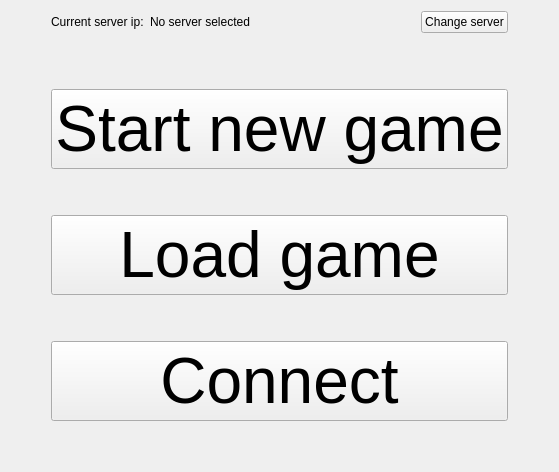
      <widget class="QWidget" name="PageMainMenu">
       <property name="sizePolicy">
        <sizepolicy hsizetype="Preferred" vsizetype="Preferred">
         <horstretch>0</horstretch>
         <verstretch>0</verstretch>
        </sizepolicy>
       </property>
       <layout class="QGridLayout" name="gridLayout_2">
        <item row="2" column="2">
         <spacer name="horizontalSpacer">
          <property name="orientation">
           <enum>Qt::Horizontal</enum>
          </property>
          <property name="sizeType">
           <enum>QSizePolicy::MinimumExpanding</enum>
          </property>
          <property name="sizeHint" stdset="0">
           <size>
            <width>40</width>
            <height>20</height>
           </size>
          </property>
         </spacer>
        </item>
        <item row="3" column="1">
         <spacer name="verticalSpacer_3">
          <property name="orientation">
           <enum>Qt::Vertical</enum>
          </property>
          <property name="sizeType">
           <enum>QSizePolicy::Fixed</enum>
          </property>
          <property name="sizeHint" stdset="0">
           <size>
            <width>20</width>
            <height>40</height>
           </size>
          </property>
         </spacer>
        </item>
        <item row="2" column="0">
         <spacer name="horizontalSpacer_2">
          <property name="orientation">
           <enum>Qt::Horizontal</enum>
          </property>
          <property name="sizeType">
           <enum>QSizePolicy::MinimumExpanding</enum>
          </property>
          <property name="sizeHint" stdset="0">
           <size>
            <width>40</width>
            <height>20</height>
           </size>
          </property>
         </spacer>
        </item>
        <item row="2" column="1">
         <widget class="QPushButton" name="ButtonNewGame">
          <property name="enabled">
           <bool>true</bool>
          </property>
          <property name="sizePolicy">
           <sizepolicy hsizetype="Expanding" vsizetype="Minimum">
            <horstretch>0</horstretch>
            <verstretch>0</verstretch>
           </sizepolicy>
          </property>
          <property name="font">
           <font>
            <pointsize>48</pointsize>
           </font>
          </property>
          <property name="text">
           <string>Start new game</string>
          </property>
          <property name="flat">
           <bool>false</bool>
          </property>
         </widget>
        </item>
        <item row="4" column="1">
         <widget class="QPushButton" name="ButtonLoadGame">
          <property name="sizePolicy">
           <sizepolicy hsizetype="Expanding" vsizetype="Minimum">
            <horstretch>0</horstretch>
            <verstretch>0</verstretch>
           </sizepolicy>
          </property>
          <property name="font">
           <font>
            <pointsize>48</pointsize>
           </font>
          </property>
          <property name="text">
           <string>Load game</string>
          </property>
          <property name="flat">
           <bool>false</bool>
          </property>
         </widget>
        </item>
        <item row="6" column="1">
         <widget class="QPushButton" name="ButtonConnect">
          <property name="sizePolicy">
           <sizepolicy hsizetype="Expanding" vsizetype="Minimum">
            <horstretch>0</horstretch>
            <verstretch>0</verstretch>
           </sizepolicy>
          </property>
          <property name="font">
           <font>
            <pointsize>48</pointsize>
           </font>
          </property>
          <property name="text">
           <string>Connect</string>
          </property>
          <property name="autoDefault">
           <bool>false</bool>
          </property>
          <property name="flat">
           <bool>false</bool>
          </property>
         </widget>
        </item>
        <item row="7" column="1">
         <spacer name="verticalSpacer_5">
          <property name="orientation">
           <enum>Qt::Vertical</enum>
          </property>
          <property name="sizeHint" stdset="0">
           <size>
            <width>20</width>
            <height>40</height>
           </size>
          </property>
         </spacer>
        </item>
        <item row="1" column="1">
         <spacer name="verticalSpacer_2">
          <property name="orientation">
           <enum>Qt::Vertical</enum>
          </property>
          <property name="sizeHint" stdset="0">
           <size>
            <width>20</width>
            <height>40</height>
           </size>
          </property>
         </spacer>
        </item>
        <item row="5" column="1">
         <spacer name="verticalSpacer_4">
          <property name="orientation">
           <enum>Qt::Vertical</enum>
          </property>
          <property name="sizeType">
           <enum>QSizePolicy::Fixed</enum>
          </property>
          <property name="sizeHint" stdset="0">
           <size>
            <width>20</width>
            <height>40</height>
           </size>
          </property>
         </spacer>
        </item>
        <item row="0" column="1">
         <layout class="QHBoxLayout" name="horizontalLayout_11">
          <property name="bottomMargin">
           <number>10</number>
          </property>
          <item>
           <widget class="QLabel" name="LabelServerIPDesc">
            <property name="text">
             <string>Current server ip:</string>
            </property>
           </widget>
          </item>
          <item>
           <widget class="QLabel" name="LabelServerIP">
            <property name="text">
             <string>No server selected</string>
            </property>
           </widget>
          </item>
          <item>
           <spacer name="horizontalSpacer_14">
            <property name="orientation">
             <enum>Qt::Horizontal</enum>
            </property>
            <property name="sizeHint" stdset="0">
             <size>
              <width>40</width>
              <height>20</height>
             </size>
            </property>
           </spacer>
          </item>
          <item>
           <widget class="QPushButton" name="ButtonChangeServer">
            <property name="text">
             <string>Change server</string>
            </property>
           </widget>
          </item>
         </layout>
        </item>
       </layout>
      </widget>
